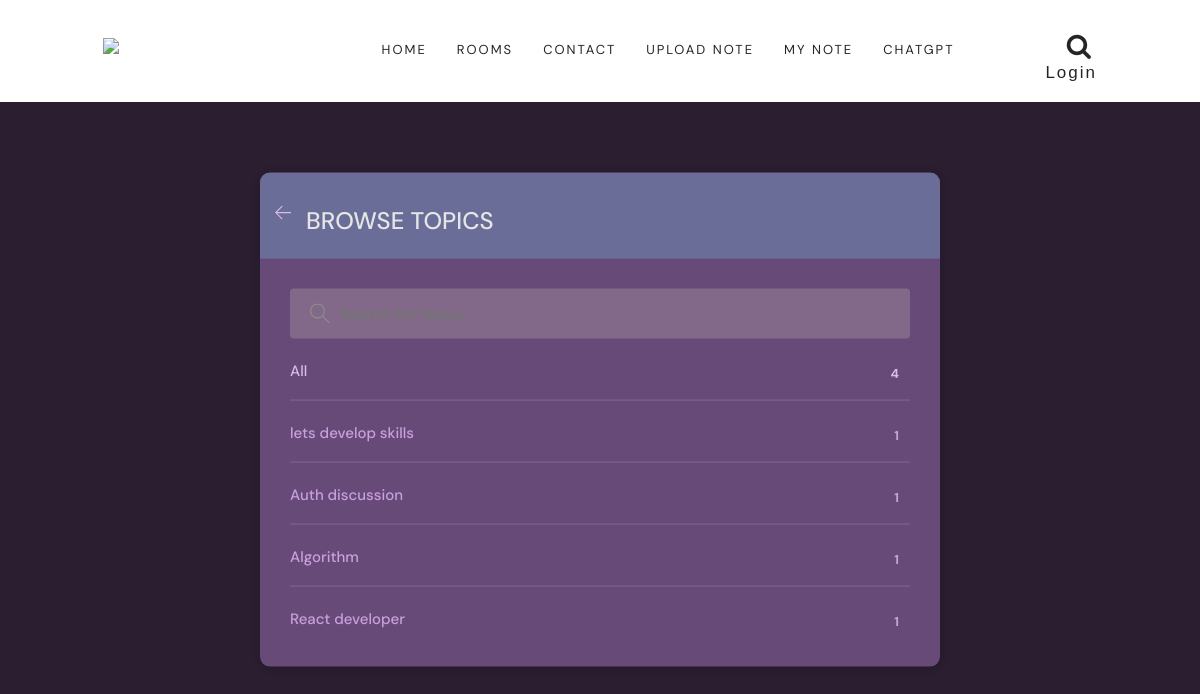
Page /topics/ on the committed database.
### base/models.py (models this page shows, shortened)
class Topic(models.Model):
    name = models.CharField(max_length=200)

### base/views.py (the view)
# urls.py: path('topics/', views.topicsPage, name="topics"),
def topicsPage(request):
    q = request.GET.get('q') if request.GET.get('q') != None else ''
    topics = Topic.objects.filter(name__icontains=q)
    return render(request, 'main/topics.html', {'topics': topics})

### base/templates/main/topics.html (shortened to what this page needs)
{% extends 'base/base.html' %}{% load static %}  {% block content %}
<main class="create-room layout">
  <div class="container">
    <div class="layout__box">
      <div class="layout__boxHeader">
        <div class="layout__boxTitle">
          <a href="{% url 'rooms' %}">
            <svg version="1.1" xmlns="http://www.w3.org/2000/svg" width="32" height="32" viewBox="0 0 32 32">
              <title>arrow-left</title>
              <path
                d="M13.723 2.286l-13.723 13.714 13.719 13.714 1.616-1.611-10.96-10.96h27.625v-2.286h-27.625l10.965-10.965-1.616-1.607z">
              </path>
            </svg>
          </a>
          <h3>Browse Topics</h3>
        </div>
      </div>
      <div class="topics-page layout__body">
        <form action="" method="GET" class="header__search">
          <label>
            <input name="q" placeholder="Search for topics" />
          </label>
        </form>
        <ul class="topics__list">
          <li>
            <a href="{% url 'topics' %}" class="active">All <span>{{topics.count}}</span></a>
          </li>
          {% for topic in topics %}
          <li>
            <a href="{% url 'rooms' %}?q={{topic.name}}">{{ topic.name }} <span>{{topic.room_set.all.count}}</span></a>
          </li>
          {% endfor %}
        </ul>
      </div>
    </div>
  </div>
</main>
{% endblock content %}

### base/templates/main/topics.html (style rules this page uses)
:root { --color-main: #dbbae6; --color-main-light: #e1f6fb; --color-dark: #684a78; --color-dark-medium: #82698a; --color-dark-light: #696d97; --color-light: #e5e5e5; --color-gray: #8b8b8b; --color-light-gray: #c9a0de; --color-bg: #2a1e30; --color-success: #5dd693; --color-error: #fc4b0b; }
* { font-family: "DM Sans", -apple-system, BlinkMacSystemFont, "Segoe UI", Roboto, Oxygen, Ubuntu, Cantarell, "Open Sans", "Helvetica Neue", sans-serif; margin: 0; padding: 0; box-sizing: border-box; text-rendering: optimizeLegibility; font-size: inherit; }
html { font-size: 56.25%; }
@media only screen and (min-width: 1200px) { html { font-size: 62.5%; } }
body { line-height: 1.6; font-weight: 400; font-size: 1.5rem; color: var(--color-light-gray); background-color: var(--color-bg); min-height: 100vh; }
a { display: inline-block; color: var(--color-main); text-decoration: none; }
.container { max-width: 120rem; width: 90%; margin: auto; }
.header__search > label { background-color: var(--color-dark-medium); padding: 1.3rem 1rem; display: flex; align-items: center; gap: 1rem; border-radius: 4px; }
.header__search svg { fill: var(--color-gray); width: 2rem; height: 2rem; margin-left: 1rem; }
.header__search input { width: 30rem; background: transparent; border: none; outline: none; color: var(--color-light); }
.layout { margin-top: 2.4rem; }
.layout > .container { display: flex; justify-content: space-between; align-items: flex-start; }
.layout__box { width: 90%; max-width: 48rem; min-height: 40rem; position: absolute; top: 50%; left: 50%; transform: translate(-50%, -46%); background-color: var(--color-dark); border-radius: 1rem; box-shadow: 1px 1px 6px 3px rgba(0, 0, 0, 0.1); overflow: hidden; }
.layout__boxHeader { display: flex; padding: 1.5rem; background-color: var(--color-dark-light); }
.layout__boxTitle { display: flex; gap: 1.5rem; align-items: center; }
.layout__boxTitle h3 { text-transform: uppercase; font-weight: 500; color: var(--color-light); }
.layout__boxTitle svg { width: 1.6rem; height: 1.6rem; fill: var(--color-main); }
.layout__body { margin: 3rem; }
.topics__list { list-style: none; }
.topics__list li a { display: flex; justify-content: space-between; margin-bottom: 3rem; font-weight: 500; color: var(--color-light-gray); transition: all 0.3s ease-in-out; }
.topics__list li a.active, .topics__list li a:hover { color: var(--color-main); }
.topics__list li a span { padding: 0.5rem 1rem; background-color: var(--color-dark); border-radius: 3px; font-size: 1.3rem; font-weight: 700; letter-spacing: 1px; }
.topics-page .topics__list li:not(:last-child) a { margin: 2rem 0; padding-bottom: 1rem; text-decoration: none; border-bottom: 1px solid var(--color-dark-medium); }
.topics-page .header__search { display: block; }
.create-room.layout .layout__box { max-width: 68rem; }

### rows in the picture
Topic: name "lets develop skills", room_set.all.count "1"
Topic: name "Auth discussion", room_set.all.count "1"
Topic: name "Algorithm", room_set.all.count "1"
Topic: name "React developer", room_set.all.count "1"

### other values in the picture
{{ topics.count }} "4"
